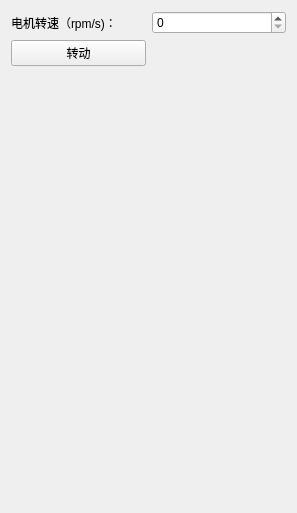
            <widget class="QWidget" name="page_2">
             <property name="geometry">
              <rect>
               <x>0</x>
               <y>0</y>
               <width>297</width>
               <height>513</height>
              </rect>
             </property>
             <attribute name="label">
              <string>定速模式</string>
             </attribute>
             <layout class="QGridLayout" name="gridLayout_7">
              <item row="3" column="0">
               <spacer name="verticalSpacer_6">
                <property name="orientation">
                 <enum>Qt::Vertical</enum>
                </property>
                <property name="sizeHint" stdset="0">
                 <size>
                  <width>20</width>
                  <height>40</height>
                 </size>
                </property>
               </spacer>
              </item>
              <item row="2" column="0">
               <widget class="QPushButton" name="btn_motorStart">
                <property name="text">
                 <string>转动</string>
                </property>
               </widget>
              </item>
              <item row="0" column="0">
               <widget class="QLabel" name="label_10">
                <property name="text">
                 <string>电机转速（rpm/s)：</string>
                </property>
               </widget>
              </item>
              <item row="0" column="1">
               <widget class="QSpinBox" name="spinBox_motorTargetSpeed">
                <property name="maximum">
                 <number>2000</number>
                </property>
               </widget>
              </item>
             </layout>
            </widget>
